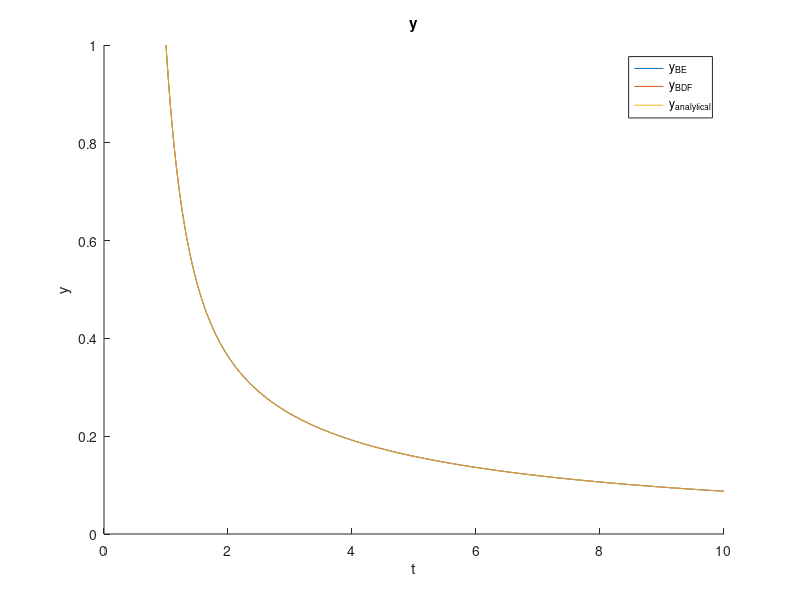
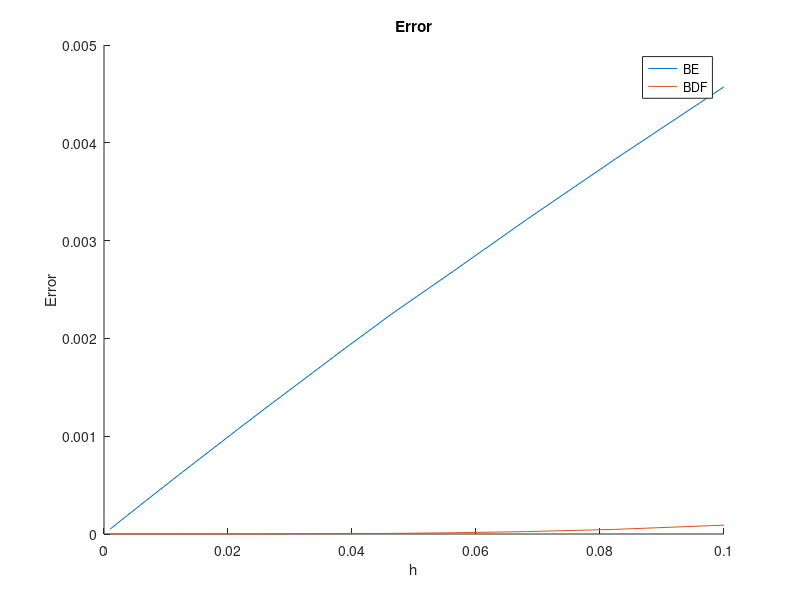
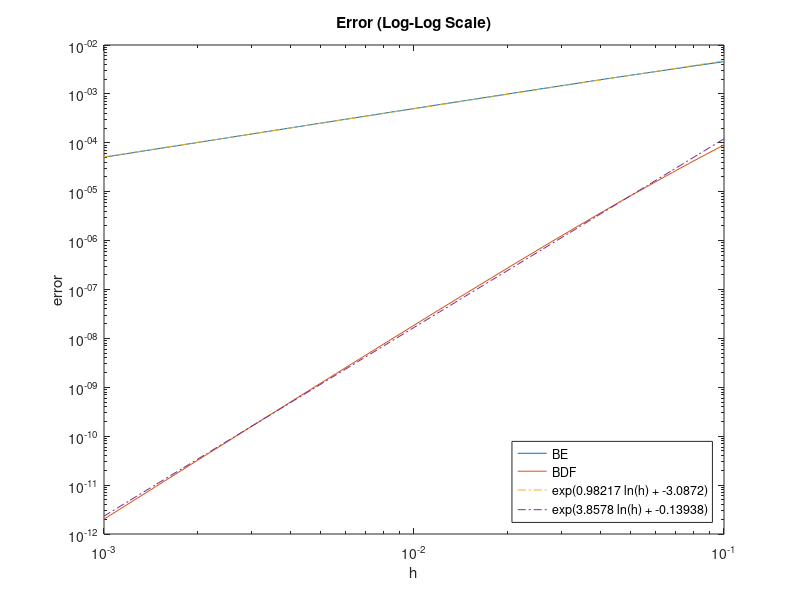

The MATLAB script that drew these images, in order:
clear;close all; clc;
% Booleans
SAVE_PLOTS = 0;


%% Inputs
% Initial conditions
y0 = 1;

% Time range
t0 = 1;
tf = 10;


%% Scaling analysis by looking at different h sizes
h_v = logspace(-1,-3,25);%linspace(0.01,0.00001,1000);
for h_i = 1:length(h_v)

	% Stepsize
	h = h_v(h_i);
	
	% Solve over specified times
	t = t0:h:tf;

	% Initialize solution space
	y = t*0;

	% Initial conditions
	y(1) = y0;

	% Analytical solution for comparison
	y_analytical = 1./t + 1./t.^2.*tan(1./t+pi-1);
	
	
	%% BE
	for n = 2:length(t)
		% Newton-Raphson iterative approach
		delta = 1;
		tol = 1e-5;
		k = 0;
		while abs(norm(delta)) > tol
			% g
			g = y(n) - y(n-1) + h*y(n)^2 + h/t(n)^4;

			% J
			J = 1 + 2*h*y(n);

			% Calculate the residual
			delta = g/J;

			% Update the guess
			y(n) = y(n) - delta;

			% Breakout counter
			k = k+1;
			if (k > 10000)
				disp("BREAK");
				break;
			end
		end
	end
	y_BE = y;
	y = y*0; 
	y(1) = y0;


	%% BDF
	% Seed the first 4 y values with the analytical solution
	y(1:4) = y_analytical(1:4);

	for n = 5:length(t)
		% Newton-Raphson iterative approach
		delta = 1;
		tol = 1e-12;
		k = 0;
		while abs(norm(delta)) > tol
			% g
			g = y(n) - 48/25*y(n-1) + 36/25*y(n-2) - 16/25*y(n-3) + 3/25*y(n-4) - h*12/25*(-y(n)^2 - 1/t(n)^4);

			% J
			J = 1 + 24/25*h*y(n);

			% Calculate the residual
			delta = g/J;

			% Update the guess
			y(n) = y(n) - delta;

			% Breakout counter
			k = k+1;
			if (k > 10000)
				disp("BREAK");
				break;
			end
		end
	end
	
	y_BDF = y;
	y = y*0; 
	y(1) = y0;

	error_BE(h_i) = abs(y_analytical(end) - y_BE(end));
	error_BDF(h_i) = abs(y_analytical(end) - y_BDF(end));
end


%% Plot the finest h answer
figure;
hold on;
plot(t,y_BE);
plot(t,y_BDF);
plot(t,y_analytical);
title("y");
xlabel("t");
ylabel("y");
legend('y_{BE}','y_{BDF}','y_{analytical}');
hold off;
if SAVE_PLOTS
	saveas(gcf,'HW7_P3_y.png');
end


%% Plot the errors
figure;
hold on;
plot(h_v,error_BE);
plot(h_v,error_BDF);
title("Error");
xlabel("h");
ylabel("Error");
legend('BE','BDF');
hold off;
if SAVE_PLOTS
	saveas(gcf,'HW7_P3_Error.png');
end


%% LogLog plot the errors with line of best fit
C_BE = polyfit(log(h_v), log(error_BE), 1);
y_fit_BE = exp(C_BE(1)*log(h_v) + C_BE(2));

C_BDF = polyfit(log(h_v), log(error_BDF), 1);
y_fit_BDF = exp(C_BDF(1)*log(h_v) + C_BDF(2));

figure;
loglog(h_v,error_BE, h_v,error_BDF, h_v,y_fit_BE, '-.', h_v,y_fit_BDF, '-.');
hold on;
title("Error (Log-Log Scale)");
xlabel("h");
ylabel("error");
le = legend({'BE','BDF',['exp(',num2str(C_BE(1)),' ln(h) + ',num2str(C_BE(2)),')'],...
			['exp(',num2str(C_BDF(1)),' ln(h) + ',num2str(C_BDF(2)),')']}, 'Location', 'southeast');
hold off;
if SAVE_PLOTS
	saveas(gcf,'HW7_P3_Error_LogLog.png');
end
